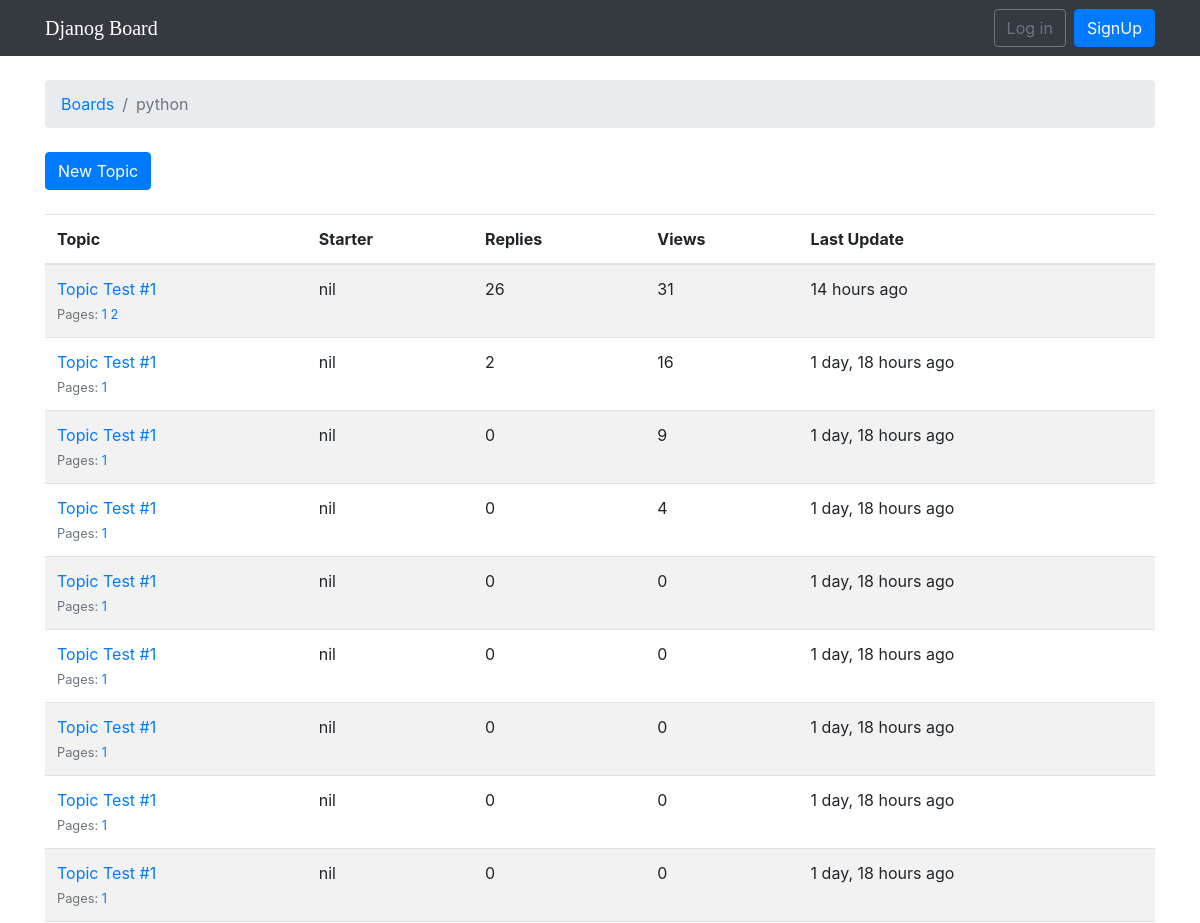
The page /boards/1/ (upper part) on the database as committed earlier.
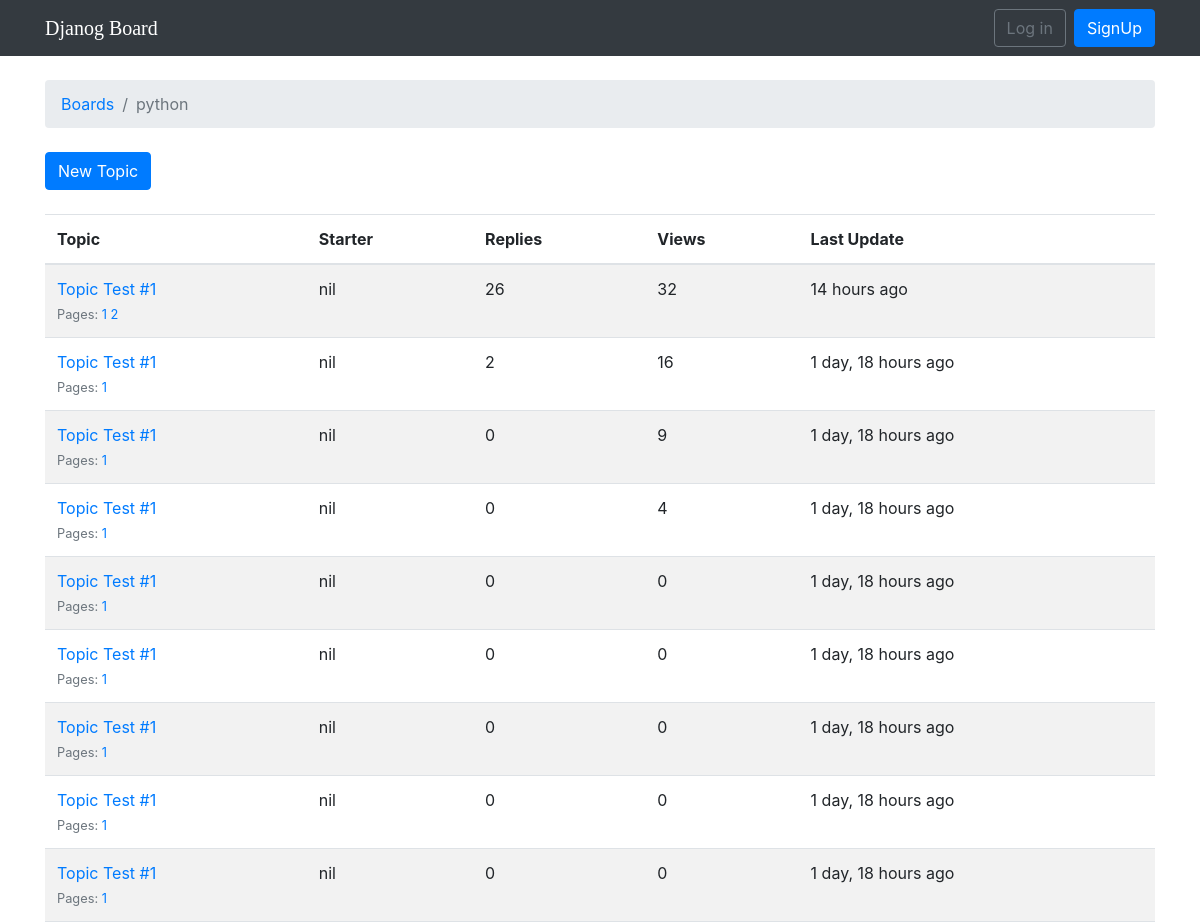
The same page on the database as committed later.
### djforum/models.py (models this page shows, shortened)
class Topic(models.Model):
	subject = models.CharField(max_length = 255)
	last_updated = models.DateTimeField(auto_now_add = True)
	board = models.ForeignKey(Board, on_delete = models.CASCADE, related_name = 'topics')
	starter = models.ForeignKey(User, on_delete = models.CASCADE, related_name = 'topics')
	views = models.PositiveIntegerField(default = 0)
	def get_page_count(self):
		count = self.posts.count()
		pages = count / 20
		return math.ceil(pages)
	def has_many_pages(self, count = None):
		if count is None:
			count = self.get_page_count()
		return count > 6
	def get_page_range(self):
		count = self.get_page_count()
		if self.has_many_pages(count):
			return range(1, 5)
		return range(1, count+1)

### djforum/views.py (the view)
# urls.py: path('boards/<int:pk>/', views.TopicListView.as_view(), name = 'board_topics'),
class TopicListView(ListView):
	model = Topic
	context_object_name = 'topics'
	template_name = 'topics.html'
	paginate_by = 20
	def get_context_data(self, **kwargs):
		kwargs['board'] = self.board
		return super().get_context_data(**kwargs)
	def get_queryset(self):
		self.board = get_object_or_404(Board, pk = self.kwargs.get('pk'))
		queryset = self.board.topics.order_by('-last_updated').annotate(replies=Count('posts')-1)
		return queryset

### templates/topics.html (shortened to what this page needs)
{% extends 'base.html' %}
{% load humanize %}
{% block breadcrumb %}
	<li class="breadcrumb-item"><a href="{% url 'home' %}">Boards</a></li>
	<li class="breadcrumb-item active">{{ board.name }}</li>
{% endblock breadcrumb %}
{% block content %}
	<div class="mb-4">
		<a href="{% url 'new_topic' board.pk %}" class="btn btn-primary">New Topic</a>
	</div>
	<table class="table table-striped mb-4">
		<thead class="thead-inverse">
			<tr>
				<th>Topic</th>
				<th>Starter</th>
				<th>Replies</th>
				<th>Views</th>
				<th>Last Update</th>
			</tr>
		</thead>
		<tbody>
			{% for topic in topics %}
				{% url 'topic_posts' board.pk topic.pk as topic_url %}
			<tr>
				<td>
					<p class="mb-0">
						<a href="{{ topic_url}}">{{topic.subject}}</a>
					</p>
					<small class="text-muted">
						Pages:
						{% for i in topic.get_page_range %}
							<a href="{{topic_url}}?page={{i}}">{{i}}</a>
						{% endfor %}
					</small>
				</td>
				<td>{{topic.starter.username}}</td>
				<td>{{topic.replies}}</td>
				<td>{{topic.views}}</td>
				<td>{{topic.last_updated|naturaltime}}</td>
			</tr>
			{% endfor %}
		</tbody>
	</table>
{% endblock content %}

Rows that differ between the two databases and show on the page:
changed Topic "14 hours ago": views "31" → "32"
